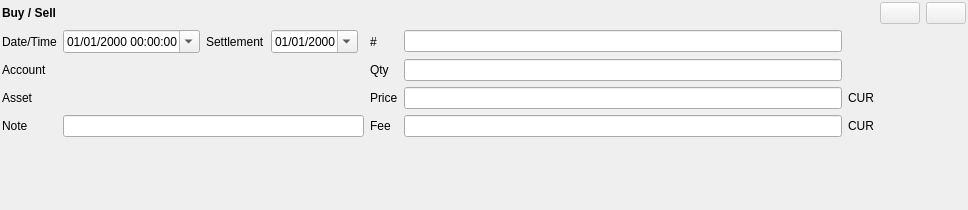
<?xml version="1.0" encoding="UTF-8"?>
<ui version="4.0">
 <class>TradeOperation</class>
 <widget class="QWidget" name="TradeOperation">
  <property name="geometry">
   <rect>
    <x>0</x>
    <y>0</y>
    <width>968</width>
    <height>210</height>
   </rect>
  </property>
  <property name="windowTitle">
   <string>Form</string>
  </property>
  <layout class="QGridLayout" name="layout">
   <property name="leftMargin">
    <number>2</number>
   </property>
   <property name="topMargin">
    <number>2</number>
   </property>
   <property name="rightMargin">
    <number>2</number>
   </property>
   <property name="bottomMargin">
    <number>2</number>
   </property>
   <item row="1" column="5">
    <widget class="QLabel" name="number_label">
     <property name="text">
      <string>#</string>
     </property>
    </widget>
   </item>
   <item row="3" column="6">
    <widget class="QLineEdit" name="price_edit">
     <property name="alignment">
      <set>Qt::AlignRight|Qt::AlignTrailing|Qt::AlignVCenter</set>
     </property>
    </widget>
   </item>
   <item row="4" column="6">
    <widget class="QLineEdit" name="fee_edit">
     <property name="alignment">
      <set>Qt::AlignRight|Qt::AlignTrailing|Qt::AlignVCenter</set>
     </property>
    </widget>
   </item>
   <item row="1" column="1">
    <widget class="QDateTimeEdit" name="timestamp_editor">
     <property name="displayFormat">
      <string>dd/MM/yyyy hh:mm:ss</string>
     </property>
     <property name="calendarPopup">
      <bool>true</bool>
     </property>
     <property name="timeSpec">
      <enum>Qt::UTC</enum>
     </property>
    </widget>
   </item>
   <item row="2" column="5">
    <widget class="QLabel" name="qty_label">
     <property name="text">
      <string>Qty</string>
     </property>
    </widget>
   </item>
   <item row="1" column="0">
    <widget class="QLabel" name="date_label">
     <property name="text">
      <string>Date/Time</string>
     </property>
    </widget>
   </item>
   <item row="0" column="9">
    <widget class="QPushButton" name="revert_button">
     <property name="enabled">
      <bool>false</bool>
     </property>
     <property name="acceptDrops">
      <bool>false</bool>
     </property>
     <property name="toolTip">
      <string>Cancel changes</string>
     </property>
     <property name="text">
      <string/>
     </property>
    </widget>
   </item>
   <item row="3" column="0">
    <widget class="QLabel" name="symbol_label">
     <property name="text">
      <string>Asset</string>
     </property>
    </widget>
   </item>
   <item row="3" column="5">
    <widget class="QLabel" name="price_label">
     <property name="text">
      <string>Price</string>
     </property>
    </widget>
   </item>
   <item row="3" column="1" colspan="4">
    <widget class="AssetSelector" name="asset_widget" native="true"/>
   </item>
   <item row="0" column="0">
    <widget class="QLabel" name="main_label">
     <property name="font">
      <font>
       <bold>true</bold>
      </font>
     </property>
     <property name="text">
      <string>Buy / Sell</string>
     </property>
    </widget>
   </item>
   <item row="0" column="8">
    <widget class="QPushButton" name="commit_button">
     <property name="enabled">
      <bool>false</bool>
     </property>
     <property name="toolTip">
      <string>Commit changes</string>
     </property>
     <property name="text">
      <string/>
     </property>
    </widget>
   </item>
   <item row="2" column="0">
    <widget class="QLabel" name="account_label">
     <property name="text">
      <string>Account</string>
     </property>
    </widget>
   </item>
   <item row="4" column="0">
    <widget class="QLabel" name="comment_label">
     <property name="text">
      <string>Note</string>
     </property>
    </widget>
   </item>
   <item row="1" column="3">
    <widget class="QDateEdit" name="settlement_editor">
     <property name="displayFormat">
      <string>dd/MM/yyyy</string>
     </property>
     <property name="calendarPopup">
      <bool>true</bool>
     </property>
    </widget>
   </item>
   <item row="4" column="5">
    <widget class="QLabel" name="fee_label">
     <property name="text">
      <string>Fee</string>
     </property>
    </widget>
   </item>
   <item row="5" column="0">
    <spacer name="vertical_spacer">
     <property name="orientation">
      <enum>Qt::Vertical</enum>
     </property>
     <property name="sizeHint" stdset="0">
      <size>
       <width>20</width>
       <height>40</height>
      </size>
     </property>
    </spacer>
   </item>
   <item row="2" column="1" colspan="4">
    <widget class="AccountSelector" name="account_widget" native="true"/>
   </item>
   <item row="4" column="1" colspan="4">
    <widget class="QLineEdit" name="note"/>
   </item>
   <item row="1" column="6">
    <widget class="QLineEdit" name="number"/>
   </item>
   <item row="2" column="6">
    <widget class="QLineEdit" name="qty_edit">
     <property name="alignment">
      <set>Qt::AlignRight|Qt::AlignTrailing|Qt::AlignVCenter</set>
     </property>
    </widget>
   </item>
   <item row="1" column="2">
    <widget class="QLabel" name="settlement_label">
     <property name="text">
      <string>Settlement</string>
     </property>
    </widget>
   </item>
   <item row="3" column="7">
    <widget class="AccountCurrencyLabel" name="currency_price">
     <property name="text">
      <string>CUR</string>
     </property>
    </widget>
   </item>
   <item row="4" column="7">
    <widget class="AccountCurrencyLabel" name="currency_fee">
     <property name="text">
      <string>CUR</string>
     </property>
    </widget>
   </item>
  </layout>
 </widget>
 <customwidgets>
  <customwidget>
   <class>AccountSelector</class>
   <extends>QWidget</extends>
   <header>jal/widgets/reference_selector.h</header>
   <container>1</container>
  </customwidget>
  <customwidget>
   <class>AssetSelector</class>
   <extends>QWidget</extends>
   <header>jal/widgets/reference_selector.h</header>
   <container>1</container>
  </customwidget>
  <customwidget>
   <class>AccountCurrencyLabel</class>
   <extends>QLabel</extends>
   <header>jal/widgets/account_select.h</header>
  </customwidget>
 </customwidgets>
 <resources/>
 <connections/>
</ui>
